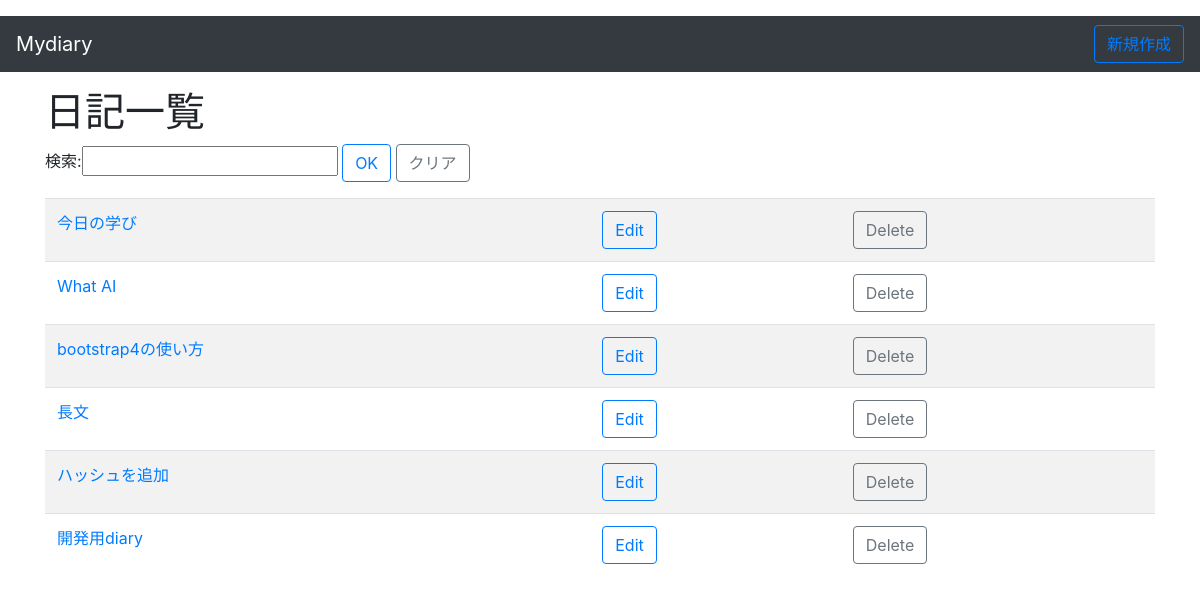
Before: / with the older database file.
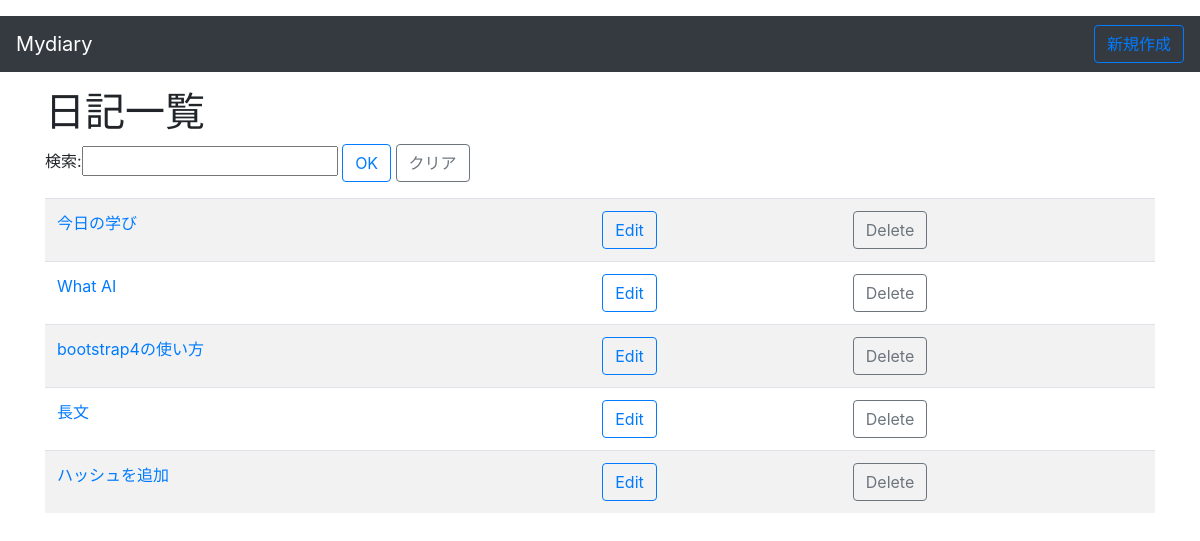
After: the same page with the newer database file.
### mydiary/models.py (models this page shows, shortened)
class Document(models.Model):
    title = models.CharField(max_length=100)
    content = models.TextField()
    related_hash = models.CharField(max_length=50, blank=True)
    day = models.DateField(default=timezone.now)

### mydiary/views.py (the view)
# urls.py: path('', views.index, name='index'),
def index(request):
    searchform = SearchForm(request.GET)
    if searchform.is_valid(): #=>値があるかどうか
        keyword = searchform.cleaned_data['keyword']
        data = Document.objects.filter(content__contains=keyword)
    else:
        searchform = SearchForm()
        data = Document.objects.all()
    params = {
        'title': '日記一覧',
        'data': data,
        'search': searchform,
    }
    return render(request, 'mydiary/index.html', params)

### mydiary/forms.py
class SearchForm(forms.Form):
    keyword = forms.CharField(label = '検索', max_length=100)

### mydiary/templates/mydiary/index.html
{% extends './base.html' %}
{% load bootstrap4 %}
{% block content %}
    <h1>{{title}}</h1>
    {% if data %}
	    <form action='{% url "index" %}' method='get'>
	        <div class='form-group'>
	            {{ search }}
	            <input type="submit" class="btn btn-outline-primary" value="OK">
	            <a href="{% url 'index' %}" class="btn btn-outline-secondary">クリア</a>
	        </div>
	    </form>
    {% endif %}
    <table class="table table-striped table-hover">
        {% for item in data %}
            <tr>
                <td><a href="{% url 'detail' item.id %}">{{item.title}}</td>
                <td><a href="{% url 'edit' item.id %}" class="btn btn-outline-primary">Edit</a></td>
                <td><a href="{% url 'delete' item.id %}" class="btn btn-outline-secondary">Delete</a></td>
            </tr>
        {% endfor %}
    </table>
{% endblock %}

### mydiary/templates/mydiary/base.html (shortened to what this page needs)
{% load static %}
{% load widget_tweaks %}
<!doctype html>
<html>
    <head>
        <link rel='stylesheet' href='https://maxcdn.bootstrapcdn.com/bootstrap/4.0.0/css/bootstrap.min.css'>
        <link rel='stylesheet' href="{% static 'mydiary/css/mydiary.css' %}">
    </head>
    <body>
        <nav class="navbar navbar-expand-sm navbar-dark bg-dark mt-3 mb-3">
            <a class='navbar-brand' href='{% url "index" %}'>Mydiary</a>
            <div class="collapse navbar-collapse justify-content-end">
                <ul class="navbar-nav">
                    <li class="nav-item active">
                        <a href="{% url 'create' %}" class="btn btn-outline-primary">新規作成</a></td>
                    </li>
                </ul>
             </div>
        </nav>
        <div class ="container">
            {% block content %}
            {% endblock %}
        </div>
    </body>
</html>

Changed rows visible on the page:
removed Document: title "開発用diary"
